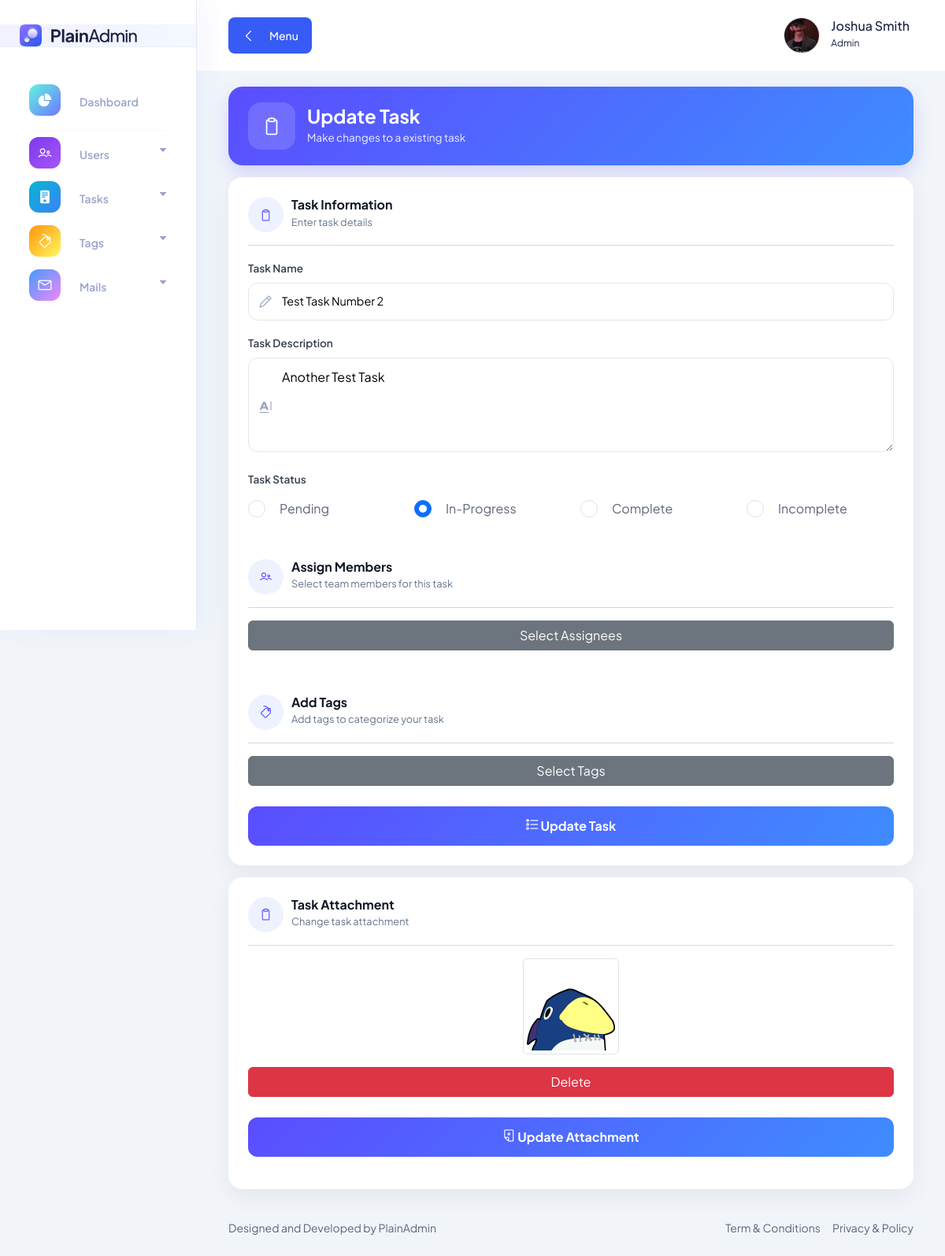
Screenshot of /pages/tasks/edit.task.php?task_id=5 (signed in) with the database file from the repository.
### tables this page shows
CREATE TABLE `users_tbl` (
  `user_id` int(11) NOT NULL AUTO_INCREMENT,
  `full_name` varchar(100) NOT NULL,
  `username` varchar(100) NOT NULL,
  `email` varchar(100) NOT NULL,
  `password` varchar(100) NOT NULL,
  `role` int(11) NOT NULL DEFAULT 2,
  `bio` varchar(255) DEFAULT NULL,
  `profile` varchar(255) DEFAULT NULL,
  PRIMARY KEY (`user_id`)
);

CREATE TABLE `tasks_tbl` (
  `task_id` int(11) NOT NULL AUTO_INCREMENT,
  `task_name` varchar(100) NOT NULL,
  `task_description` varchar(100) NOT NULL,
  `task_status` int(11) NOT NULL DEFAULT 1,
  `task_attachment` varchar(255) DEFAULT NULL,
  `task_submit` varchar(255) DEFAULT NULL,
  `submission_text` text DEFAULT NULL,
  `submitted_by` varchar(255) DEFAULT '',
  `submitted_at` datetime DEFAULT NULL,
  PRIMARY KEY (`task_id`)
);

CREATE TABLE `task_status_tbl` (
  `status_id` int(11) NOT NULL AUTO_INCREMENT,
  `status` varchar(100) NOT NULL,
  PRIMARY KEY (`status_id`)
);

### includes/utils/user.utils.php (called while the page is built, shortened)
<?php
function get_user_profile_image($conn, $user_id) : string {
    $all_users = mysqli_query($conn, "SELECT * FROM users_tbl WHERE user_id = '$user_id'");
    $user = mysqli_fetch_array($all_users);
    return "/task_management/uploads/profiles/" . $user['profile'];
}

### pages/tasks/edit.task.php (the view, shortened to what this page needs)
<?php require_once "../../includes/conn.php"; ?>
<?php include_once "../../includes/utils/user.utils.php"; ?>
<?php include_once "../../includes/utils/file.utils.php"; ?>
<!DOCTYPE html>
<html lang="en">
<head>
    <?php include_once "../../includes/components/links.php"; ?>
</head>
<body>
    <?php include_once "../../includes/elements/sidebar.php"; ?>
    <?php
    $task_id = $_GET['task_id'];
    $select_task = mysqli_query($conn, "SELECT * FROM tasks_tbl WHERE task_id = '$task_id'");
    $task = mysqli_fetch_array($select_task);
    ?>
    <main class="main-wrapper">
        <?php include_once "../../includes/elements/navbar.php"; ?>
        <section class="section">
            <div class="container-fluid">
                <div class="page-header">
                    <div class="header-icon">
                        <i class="lni lni-clipboard"></i>
                    </div>
                    <div>
                        <h2 class="header-title">Update Task</h2>
                        <p class="header-subtitle">Make changes to a existing task</p>
                    </div>
                </div>
                <form action="ctrlData/ctrl.update.task.php?task_id=<?php echo $task_id; ?>" method="POST"
                    enctype="multipart/form-data">
                    <div class="glass-card">
                        <div class="section-head">
                            <div class="section-icon"><i class="lni lni-clipboard"></i></div>
                            <div>
                                <h5>Task Information</h5>
                                <p>Enter task details</p>
                            </div>
                        </div>
                        <hr>
                        <div class="row">
                            <div class="col-md-12 mb-3">
                                <label class="form-label">Task Name</label>
                                <div class="input-group-custom">
                                    <i class="lni lni-pencil"></i>
                                    <input type="text" name="taskname" class="input-custom"
                                        value="<?php echo $task['task_name']; ?>" required>
                                </div>
                            </div>
                            <div class="col-md-12 mb-3">
                                <label class="form-label">Task Description</label>
                                <div class="input-group-custom">
                                    <i class="lni lni-text-format"></i>
                                    <textarea name="taskdescription"
                                        placeholder="Write task details..."><?php echo $task['task_description']; ?></textarea>
                                </div>
                            </div>
                            <div class="col-md-12 mb-3">
                                <label class="form-label">Task Status</label>
                                <div class="input-group-custom row">
                                    <?php
                                    $task_statuses = mysqli_query($conn, "SELECT * FROM task_status_tbl");
                                    while ($task_status = mysqli_fetch_array($task_statuses)) {
                                        ?>
                                        <div class="col">
                                            <div class="form-check radio-style mb-20">
                                                <input class="form-check-input" type="radio"
                                                    value="<?php echo $task_status['status_id'] ?>"
                                                    id="statusradio-<?php echo $task_status['status_id'] ?>"
                                                    name="taskstatus" required <?php if ($task['task_status'] == $task_status['status_id'])
                                                        echo "checked"; ?>>
                                                <label class="form-check-label"
                                                    for="statusradio-<?php echo $task_status['status_id'] ?>">
                                                    <?php echo $task_status['status'] ?>
                                                </label>
                                            </div>
                                        </div>
                                        <?php
                                    }
                                    ?>
                                </div>
                            </div>
                        </div>
                        <div class="section-head mt-3">
                            <div class="section-icon"><i class="lni lni-users"></i></div>
                            <div>
                                <h5>Assign Members</h5>
                                <p>Select team members for this task</p>
                            </div>
                        </div>
                        <hr>
                        <div class="dropdown mb-3">
                            <button class="btn btn-secondary w-100" type="button" data-bs-toggle="dropdown">
                                Select Assignees
                            </button>
                        </div>
                        <br>
                        <div class="section-head mt-3">
                            <div class="section-icon"><i class="lni lni-tag"></i></div>
                            <div>
                                <h5>Add Tags</h5>
                                <p>Add tags to categorize your task</p>
                            </div>
                        </div>
                        <hr>
                        <div class="dropdown mb-3">
                            <button class="btn btn-secondary w-100" type="button" data-bs-toggle="dropdown">
                                Select Tags
                            </button>
                        </div>
                        <button type="submit" name="submit" class="btn-add">
                            <i class="lni lni-radio-button"></i> Update Task
                        </button>
                    </div>
                </form>
                <form action="ctrlData/ctrl.update.task.php?task_id=<?php echo $task_id; ?>" method="POST"
                    enctype="multipart/form-data">
                    <div class="glass-card">
                        <div class="section-head">
                            <div class="section-icon"><i class="lni lni-clipboard"></i></div>
                            <div>
                                <h5>Task Attachment</h5>
                                <p>Change task attachment</p>
                            </div>
                        </div>
                        <hr>
                        <div class="row">
                            <div class="col-md-12 mb-3">
                                <?php if (!empty($task['task_attachment'])) { ?>
                                    <div class="mb-3">
                                        <?php preview_file($task['task_attachment'], '/task_management/uploads/attachments/'); ?>
                                        <div class="row mt-3">
                                            <div class="col">
                                                <a href="delete_attachment.php?id=<?php echo $task['task_id']; ?>"
                                                    class="btn btn-danger col-md-12" onclick="return confirm('Delete attachment?')">
                                                    Delete
                                                </a>
                                            </div>
                                        </div>
                                    </div>
                                <?php } ?>
                                <button type="submit" name="submitattachment" class="btn-add">
                                    <i class="lni lni-add-files  "></i> Update Attachment
                                </button>
                            </div>
                        </div>
                    </div>
                </form>
            </div>
        </section>
        <?php include_once "../../includes/elements/footer.php"; ?>
    </main>
    <?php include_once "../../includes/components/scripts.php"; ?>
</body>
</html>

### includes/elements/navbar.php (shortened to what this page needs)
<header class="header">
    <div class="container-fluid">
        <div class="row">
            <div class="col-lg-5 col-md-5 col-6">
                <div class="header-left d-flex align-items-center">
                    <div class="menu-toggle-btn mr-15">
                        <button id="menu-toggle" class="main-btn primary-btn btn-hover">
                            <i class="lni lni-chevron-left me-2"></i> Menu
                        </button>
                    </div>
                </div>
            </div>
            <div class="col-lg-7 col-md-7 col-6">
                <div class="header-right">
                    <div class="profile-box ml-15">
                        <button class="dropdown-toggle bg-transparent border-0" type="button" id="profile"
                            data-bs-toggle="dropdown" aria-expanded="false">
                            <div class="profile-info">
                                <div class="info">
                                    <img class="image"
                                        src="<?php echo get_user_profile_image($conn, $_SESSION['user_id']); ?>"
                                        alt="<?php echo $_SESSION['fullname']; ?>" />
                                    <div>
                                        <h6 class="fw-500">
                                            <?php echo $_SESSION['fullname']; ?>
                                        </h6>
                                        <p>
                                            <?php echo $_SESSION['role']; ?>
                                        </p>
                                    </div>
                                </div>
                            </div>
                        </button>
                    </div>
                </div>
            </div>
        </div>
    </div>
</header>

### includes/utils/file.utils.php (shortened to what this page needs)
<?php
function preview_file($file, $folder_path) {
        ?>
        <?php
    $allowed_img_files = [
        'jpg',
        'jpeg',
        'png',
        'gif'
    ];
    $allowed_files = [
        'pdf',
        'doc',
        'docx',
        'xls',
        'xlsx'
    ];
    $file_path = $folder_path . $file;
    $extension = strtolower(pathinfo($file, PATHINFO_EXTENSION));
    if (in_array($extension, $allowed_img_files) || in_array($extension, $allowed_files)) {
        if (in_array($extension, $allowed_img_files)) {
            ?>
            <img class="img-thumbnail mx-auto d-block" src="<?php echo $file_path; ?>" style="height: 50%; width 50%;">
            <?php
        } else if (in_array($extension, $allowed_files)) {
            ?>
            <a href="<?php echo $file_path; ?>" target="_blank"
                class="btn btn-success">
                View Attachment
            </a>
            <?php
        }
    }
}
?>

### assets/css/fullcalendar.css (style rules this page uses)
:root { --fc-daygrid-event-dot-width:8px;--fc-list-event-dot-width:10px;--fc-list-event-hover-bg-color:#f5f5f5 }

### pages/tasks/edit.task.php (style rules this page uses)
:root { --primary: #5b4dff; --secondary: #3f8cff; --muted: #64748b; --border: #e5e7eb; }
body { background: #f5f7ff; }
.page-header { background: linear-gradient(135deg, var(--primary), var(--secondary)); border-radius: 18px; padding: 20px 25px; color: #fff; display: flex; align-items: center; gap: 15px; box-shadow: 0 10px 25px rgba(91, 77, 255, .20); margin-top: 20px; }
.header-icon { width: 60px; height: 60px; border-radius: 16px; background: rgba(255, 255, 255, .15); display: flex; align-items: center; justify-content: center; font-size: 24px; }
.header-title { font-size: 1.5rem; font-weight: 700; color: #fff; margin: 0; }
.header-subtitle { margin: 0; font-size: .85rem; opacity: .9; }
.glass-card { background: #fff; border-radius: 18px; padding: 25px; margin-top: 15px; box-shadow: 0 10px 30px rgba(0, 0, 0, .06); }
.section-head { display: flex; align-items: center; gap: 10px; margin-bottom: 10px; }
.section-icon { width: 45px; height: 45px; border-radius: 50%; background: #eef2ff; color: var(--primary); display: flex; align-items: center; justify-content: center; }
.section-head h5 { margin: 0; font-weight: 700; font-size: 1rem; color: #111827; }
.section-head p { margin: 0; font-size: .8rem; color: var(--muted); }
.form-label { font-size: .85rem; font-weight: 600; color: #374151; margin-bottom: 5px; }
.input-group-custom { position: relative; }
.input-group-custom i { position: absolute; left: 14px; top: 50%; transform: translateY(-50%); color: #94a3b8; }
.input-custom, textarea { width: 100%; border: 1px solid var(--border); border-radius: 12px; padding: 12px 12px 12px 42px; font-size: .9rem; transition: .3s; background: #fff; }
textarea { min-height: 120px; padding-left: 42px; }
.btn-add { width: 100%; height: 50px; border: none; border-radius: 12px; background: linear-gradient(135deg, var(--primary), var(--secondary)); color: #fff; font-weight: 700; margin-top: 10px; transition: .3s; }

### rows the page displays
users_tbl: profile (picture)
tasks_tbl: taskname "Test Task Number 2", taskdescription "Another Test Task", task_status "☐ Pending", task_status "☑ In-Progress", task_status "☐ Complete", task_status "☐ Incomplete", task_attachment (picture)
task_status_tbl: status "Pending"
task_status_tbl: status "In-Progress"
task_status_tbl: status "Complete"
task_status_tbl: status "Incomplete"

### other values shown
$_SESSION['fullname'] "Joshua Smith"
$_SESSION['role'] "Admin"
